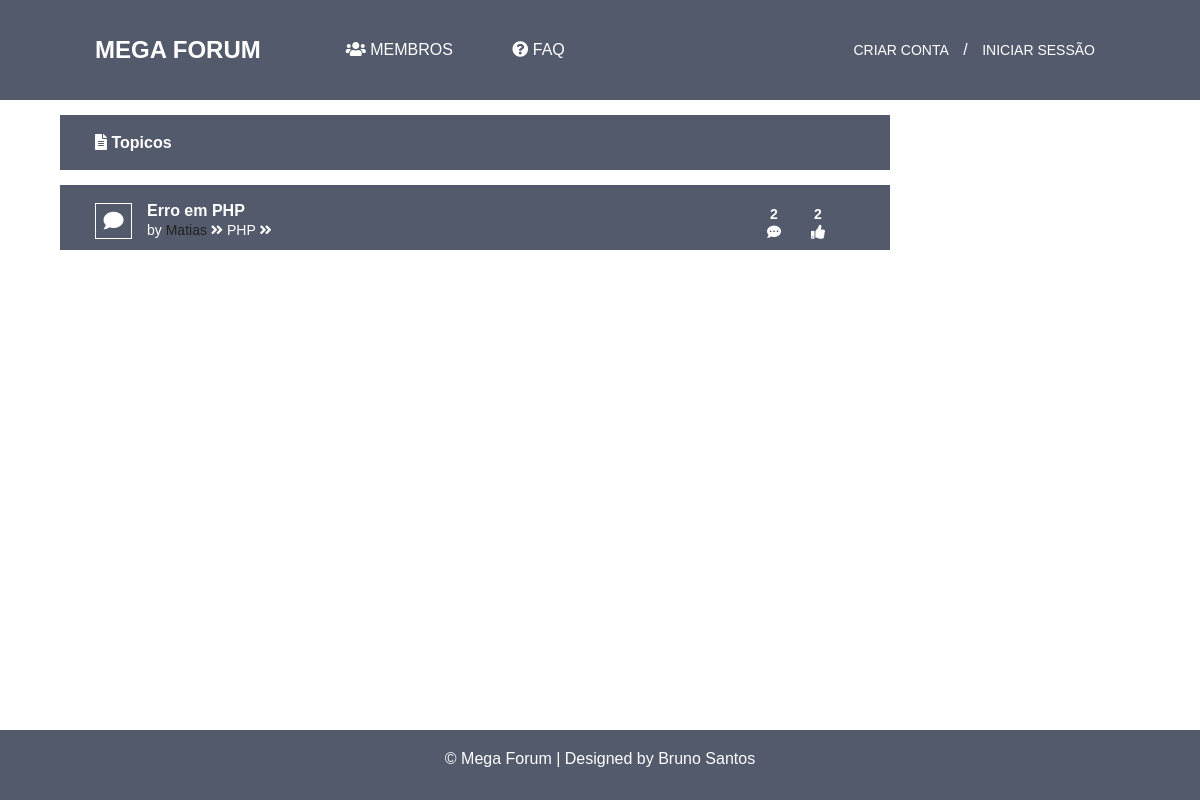
The page / on the database its author committed.
### tables this page shows
CREATE TABLE `titulo` (
  `id_titulo` int(11) NOT NULL,
  `titulo` varchar(200) NOT NULL
);

CREATE TABLE `utilizadores` (
  `id_utilizador` int(11) NOT NULL,
  `nome_utilizador` varchar(200) NOT NULL,
  `email` varchar(200) NOT NULL,
  `password` varchar(11) NOT NULL,
  `foto` text NOT NULL,
  `type` int(11) NOT NULL,
  `data_registo` date NOT NULL,
  `sexo` text NOT NULL,
  `especialidade` varchar(255) NOT NULL,
  `bio` varchar(255) NOT NULL,
  `foto_capa` text NOT NULL,
  `link_facebook` text NOT NULL,
  `link_web` text NOT NULL,
  `link_instagram` text NOT NULL,
  `activo` int(11) NOT NULL
);

CREATE TABLE `categoria` (
  `id_categoria` int(11) NOT NULL,
  `categoria` varchar(200) NOT NULL,
  `type` int(11) NOT NULL
);

### Paginas/home.php (the view, shortened to what this page needs)
<div class="bar_topicos">
	<h4><i class="fas fa-file-alt"></i> Topicos </h4>
</div>
<?php
			$bd = mysqli_connect('localhost', 'root', '', 'pap2018');
			$sql = "SELECT * FROM topicos";
			$query = mysqli_query($bd, $sql);
			$res = mysqli_fetch_assoc($query);
			do {
				$id = $res['id_titulo'];
				$sql_id = "SELECT * FROM titulo WHERE id_titulo ='$id'";
				$query_id = mysqli_query($bd, $sql_id);
				$res_id = mysqli_fetch_assoc($query_id);
				$user = $res['id_utilizador'];
				$sql_user = "SELECT * FROM utilizadores WHERE id_utilizador ='$user'";
				$query_user = mysqli_query($bd, $sql_user);
				$res_user = mysqli_fetch_assoc($query_user);
				$id_topico = $res['id_topico'];
				$result = mysqli_query($bd, "SELECT COUNT(id_topico) AS id_topico FROM respostas
				WHERE id_topico= '$id_topico'");
				$row = mysqli_fetch_array($result);
				$count_respostas = $row['id_topico'];
				$id_categoria = $res['id_categoria'];
				$sql_cat = "SELECT * FROM categoria WHERE id_categoria = '$id_categoria'";
				$query_cat = mysqli_query($bd, $sql_cat);
				$res_cat = mysqli_fetch_assoc($query_cat);
				$result = mysqli_query($bd, "SELECT COUNT(id_like) AS id_like FROM likes
				WHERE id_topico = '$id_topico'");
				$row = mysqli_fetch_array($result);
				$count_nlikes = $row['id_like'];
?>
			<div class="topicos_content">
				<div class="topico_icon">
					<i class="fa fa-comment"></i>
				</div>
				<div class="topico_title">
					<h2><a href="Paginas/more.php?id=<?php echo $id_topico; ?>"><?php echo utf8_encode($res_id['titulo']);?></a></h2>
					<p class="post-by">by<a href="Paginas/perfil_user.php?<?php echo $user;?>"> <?php echo $res_user['nome_utilizador'];?> </a> <i class="fa fa-angle-double-right"></i> <?php echo utf8_encode($res_cat['categoria']);?> <i class="fa fa-angle-double-right"></i></p>
				</div>
				<div class="topico_stats">
					<p><strong><?php echo $count_respostas;?></strong> <i class="fas fa-comment-dots"></i></p>
					<p><strong><?php echo $count_nlikes; ?></strong> <i class="fas fa-thumbs-up"></i></p>
				<!--	<p><?php if($res['mostrar'] == 1 ) { ?> <i class="fas fa-lock" style="position: relative; top: -8px;"></i></p>
					<p id="openlock"><?php }else { ?> <i class="fas fa-lock-open" style="position: relative; top: -8px;"></i></p>-->
				</div>
			</div>
		<?php
		}
			}while($res = mysqli_fetch_assoc($query));
		?>

### CSS/header.css (style rules this page uses)
* { padding: 0; margin: 0; font-family: "montserrat", sans-serif; }
html { height: 100%; }
body { min-height: 100%; position: relative; }
.bar_topicos { height: 55px; background-color: #535a6c; margin: 15px 60px; line-height: 56px; padding: 0px 35px; margin-right: 310px; color: white; }
.topicos_content { height: 65px; background-color: #535a6c; margin: 15px 60px; line-height: 56px; padding: 0px 35px; margin-right: 310px; color: white; }
.topico_icon { float: left; width: 35px; margin: 18px 0 0 0px; padding: 5px 0; color: #fff; border: 1px solid #fff; font-size: 20px; line-height: 24px; text-align: center; -webkit-transition: color .25s ease, background-color .25s ease-in-out; transition: color .25s ease, background-color .25s ease-in-out; }
.topico_title { float: left; margin-top: 15px; margin-left: 15px; max-width: 250px; }
.topico_title h2 { margin: 0; font-size: 16px; line-height: 22px; white-space: nowrap; text-overflow: ellipsis; overflow: hidden; }
.topico_title h2 a { color: #fff; -webkit-transition: color .25s ease; transition: color .25s ease; text-decoration: none; }
.post-by { font-size: 14px; white-space: nowrap; text-overflow: ellipsis; margin-top: -20px; }
.post-by a { margin: 0; font-weight: 500; color: #222 !important; -webkit-transition: color .25s ease; transition: color .25s ease; text-decoration: none; }
.topico_stats { float: right; margin-top: 20px; font-size: 0; text-align: center; }
.topico_stats p { display: inline-block; margin: 0 30px 0 0; font-size: 14px; line-height: 18px; }
.topico_stats strong { display: block; }

### rows shown on the page
titulo: titulo "Erro em PHP"
utilizadores: nome_utilizador "Matias"
categoria: categoria "PHP"

### other values the page prints
$count_respostas "2"
$count_nlikes "2"
